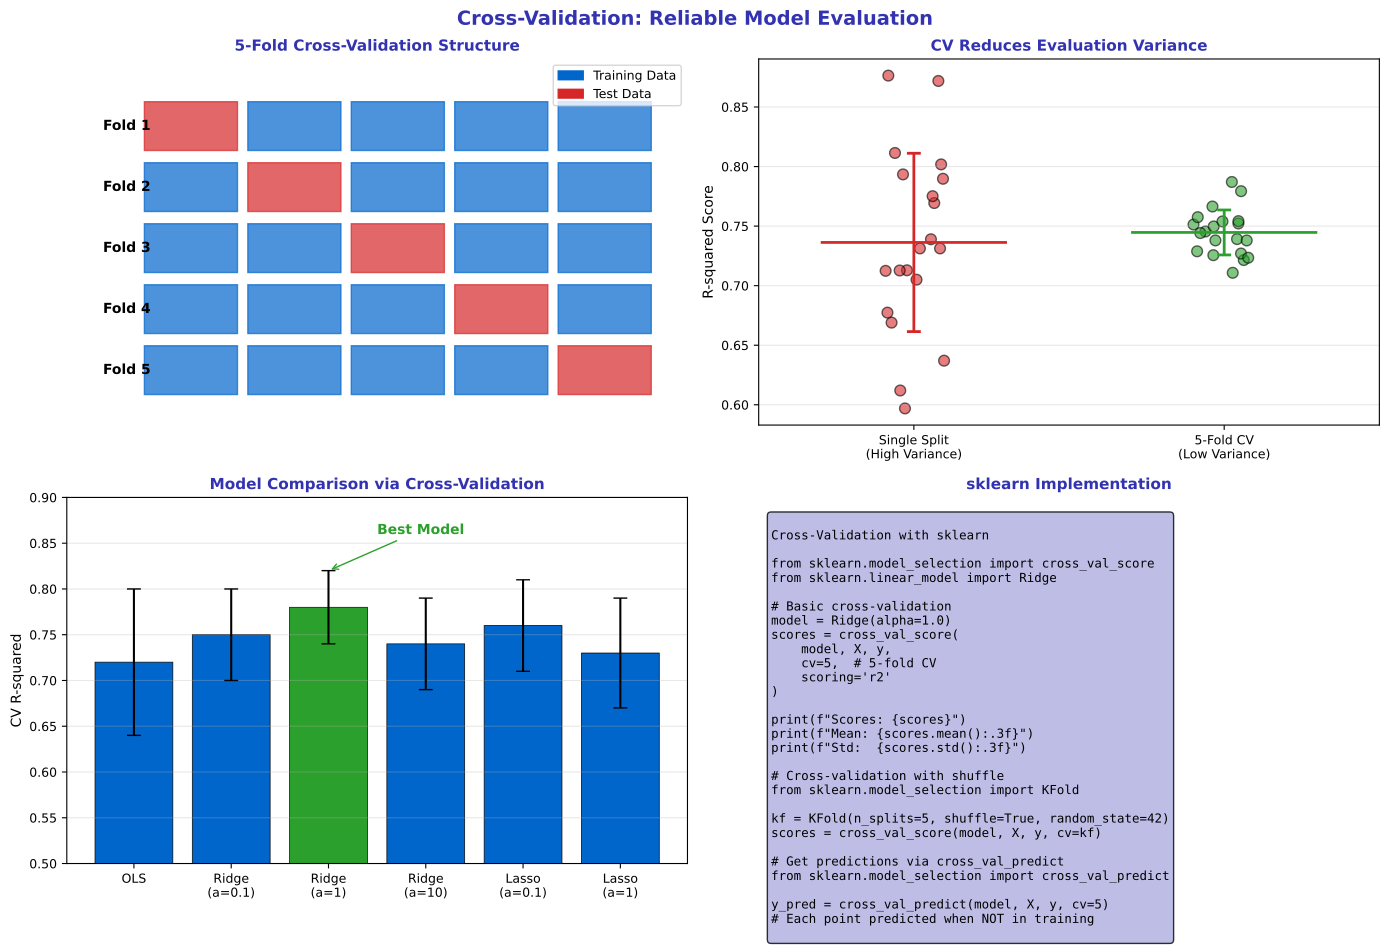

Here is the Python script that generated this plot:
"""Cross-Validation - Robust model evaluation"""
import matplotlib.pyplot as plt
import matplotlib.patches as mpatches
import numpy as np
from pathlib import Path

plt.rcParams.update({
    'font.size': 10,
    'axes.labelsize': 10,
    'axes.titlesize': 11,
    'xtick.labelsize': 9,
    'ytick.labelsize': 9,
    'legend.fontsize': 9,
    'figure.figsize': (10, 6),
    'figure.dpi': 150
})

MLPURPLE = '#3333B2'
MLLAVENDER = '#ADADE0'
MLBLUE = '#0066CC'
MLORANGE = '#FF7F0E'
MLGREEN = '#2CA02C'
MLRED = '#D62728'

np.random.seed(42)

fig, axes = plt.subplots(2, 2, figsize=(14, 10))
fig.suptitle('Cross-Validation: Reliable Model Evaluation', fontsize=14, fontweight='bold', color=MLPURPLE)

# Plot 1: K-Fold visualization
ax1 = axes[0, 0]
ax1.axis('off')

n_samples = 100
k = 5
fold_size = n_samples // k

for fold in range(k):
    for i in range(k):
        y_pos = k - fold - 1
        x_start = i * fold_size
        x_end = (i + 1) * fold_size

        if i == fold:
            # Test fold
            color = MLRED
            label = 'Test' if fold == 0 and i == 0 else None
        else:
            # Train fold
            color = MLBLUE
            label = 'Train' if fold == 0 and i == 1 else None

        rect = mpatches.Rectangle((x_start, y_pos), fold_size - 2, 0.8,
                                   color=color, alpha=0.7, edgecolor='black')
        ax1.add_patch(rect)

    # Add fold label
    ax1.text(-8, k - fold - 1 + 0.4, f'Fold {fold + 1}', fontsize=10, va='center', fontweight='bold')

ax1.set_xlim(-15, n_samples + 5)
ax1.set_ylim(-0.5, k + 0.5)
ax1.set_title('5-Fold Cross-Validation Structure', fontsize=11, fontweight='bold', color=MLPURPLE)

# Add legend
train_patch = mpatches.Patch(color=MLBLUE, label='Training Data')
test_patch = mpatches.Patch(color=MLRED, label='Test Data')
ax1.legend(handles=[train_patch, test_patch], loc='upper right', fontsize=9)

# Plot 2: Why CV is better than single split
ax2 = axes[0, 1]

# Single split variability
n_runs = 20
single_split_scores = 0.75 + np.random.normal(0, 0.08, n_runs)
cv_scores = 0.75 + np.random.normal(0, 0.02, n_runs)

x_single = np.ones(n_runs) + np.random.uniform(-0.1, 0.1, n_runs)
x_cv = np.ones(n_runs) * 2 + np.random.uniform(-0.1, 0.1, n_runs)

ax2.scatter(x_single, single_split_scores, c=MLRED, s=60, alpha=0.6, edgecolors='black', label='Single Split')
ax2.scatter(x_cv, cv_scores, c=MLGREEN, s=60, alpha=0.6, edgecolors='black', label='5-Fold CV')

# Add mean lines
ax2.hlines(np.mean(single_split_scores), 0.7, 1.3, colors=MLRED, linewidth=2)
ax2.hlines(np.mean(cv_scores), 1.7, 2.3, colors=MLGREEN, linewidth=2)

# Add error bars
ax2.errorbar(1, np.mean(single_split_scores), yerr=np.std(single_split_scores),
             color=MLRED, capsize=5, capthick=2, linewidth=2)
ax2.errorbar(2, np.mean(cv_scores), yerr=np.std(cv_scores),
             color=MLGREEN, capsize=5, capthick=2, linewidth=2)

ax2.set_xlim(0.5, 2.5)
ax2.set_xticks([1, 2])
ax2.set_xticklabels(['Single Split\n(High Variance)', '5-Fold CV\n(Low Variance)'])
ax2.set_title('CV Reduces Evaluation Variance', fontsize=11, fontweight='bold', color=MLPURPLE)
ax2.set_ylabel('R-squared Score', fontsize=10)
ax2.grid(alpha=0.3, axis='y')

# Plot 3: CV scores for different models
ax3 = axes[1, 0]

models = ['OLS', 'Ridge\n(a=0.1)', 'Ridge\n(a=1)', 'Ridge\n(a=10)', 'Lasso\n(a=0.1)', 'Lasso\n(a=1)']
cv_means = [0.72, 0.75, 0.78, 0.74, 0.76, 0.73]
cv_stds = [0.08, 0.05, 0.04, 0.05, 0.05, 0.06]

colors = [MLBLUE if m != 0.78 else MLGREEN for m in cv_means]

bars = ax3.bar(models, cv_means, color=colors, edgecolor='black', linewidth=0.5)
ax3.errorbar(models, cv_means, yerr=cv_stds, fmt='none', color='black', capsize=5)

# Highlight best
best_idx = np.argmax(cv_means)
ax3.annotate('Best Model', xy=(best_idx, cv_means[best_idx] + cv_stds[best_idx]),
             xytext=(best_idx + 0.5, cv_means[best_idx] + 0.08), fontsize=10,
             arrowprops=dict(arrowstyle='->', color=MLGREEN), color=MLGREEN, fontweight='bold')

ax3.set_title('Model Comparison via Cross-Validation', fontsize=11, fontweight='bold', color=MLPURPLE)
ax3.set_ylabel('CV R-squared', fontsize=10)
ax3.set_ylim(0.5, 0.9)
ax3.grid(alpha=0.3, axis='y')

# Plot 4: sklearn CV code
ax4 = axes[1, 1]
ax4.axis('off')

code = '''
Cross-Validation with sklearn

from sklearn.model_selection import cross_val_score
from sklearn.linear_model import Ridge

# Basic cross-validation
model = Ridge(alpha=1.0)
scores = cross_val_score(
    model, X, y,
    cv=5,  # 5-fold CV
    scoring='r2'
)

print(f"Scores: {scores}")
print(f"Mean: {scores.mean():.3f}")
print(f"Std:  {scores.std():.3f}")

# Cross-validation with shuffle
from sklearn.model_selection import KFold

kf = KFold(n_splits=5, shuffle=True, random_state=42)
scores = cross_val_score(model, X, y, cv=kf)

# Get predictions via cross_val_predict
from sklearn.model_selection import cross_val_predict

y_pred = cross_val_predict(model, X, y, cv=5)
# Each point predicted when NOT in training
'''

ax4.text(0.02, 0.95, code, transform=ax4.transAxes, fontsize=9,
         verticalalignment='top', fontfamily='monospace',
         bbox=dict(boxstyle='round', facecolor=MLLAVENDER, alpha=0.8))
ax4.set_title('sklearn Implementation', fontsize=11, fontweight='bold', color=MLPURPLE)

plt.tight_layout()
plt.savefig(Path(__file__).parent / 'chart.pdf', dpi=300, bbox_inches='tight')
plt.close()
